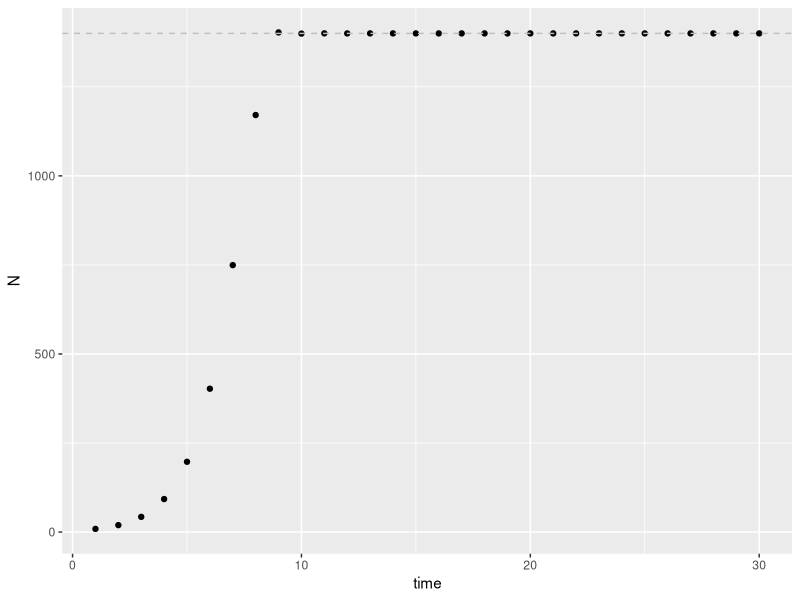
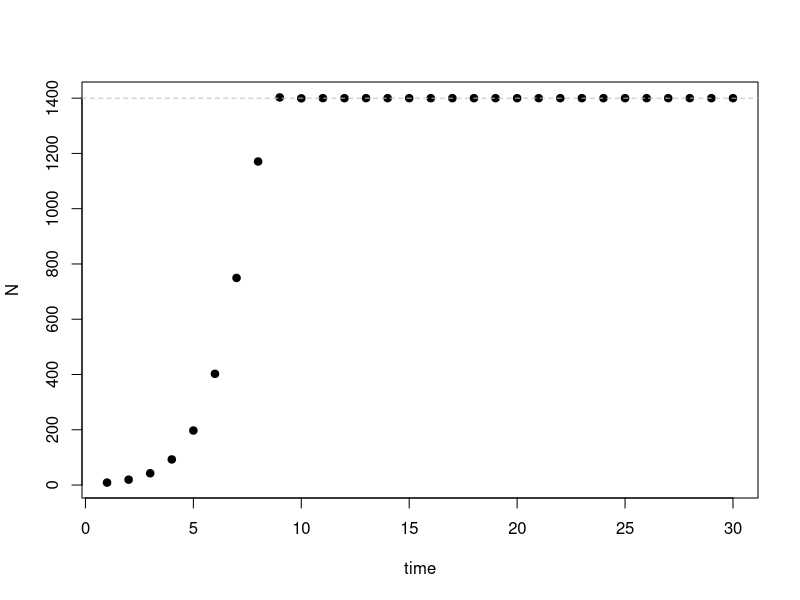
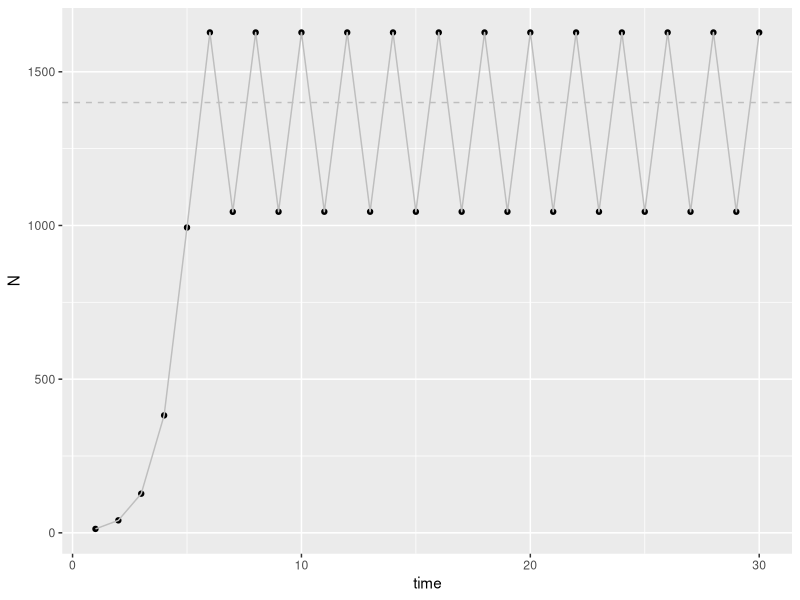
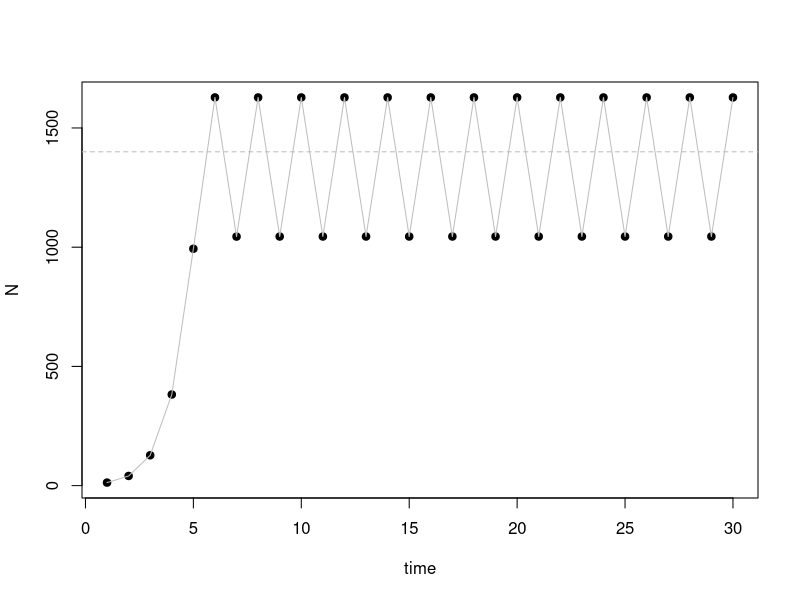
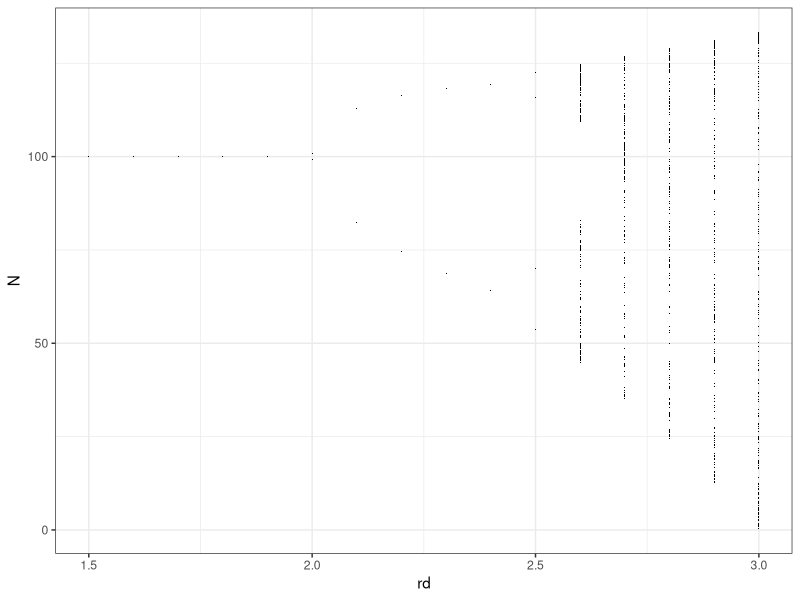
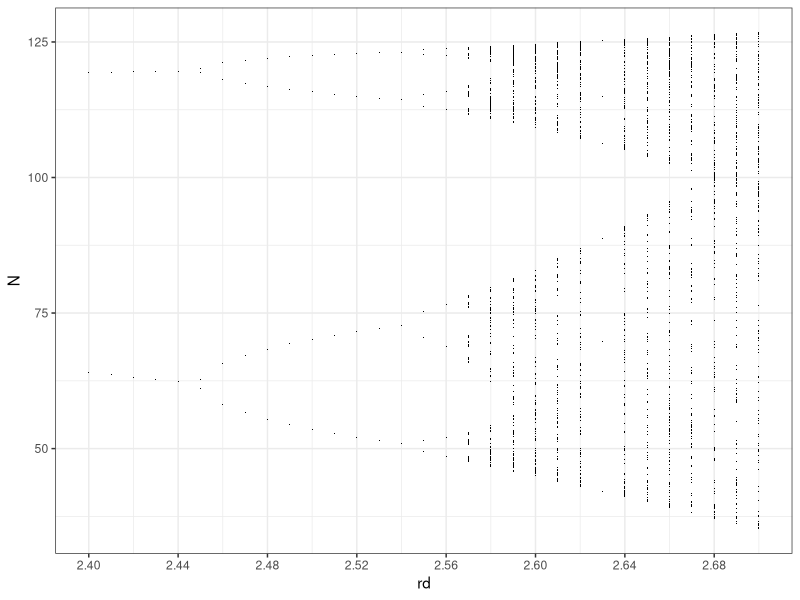
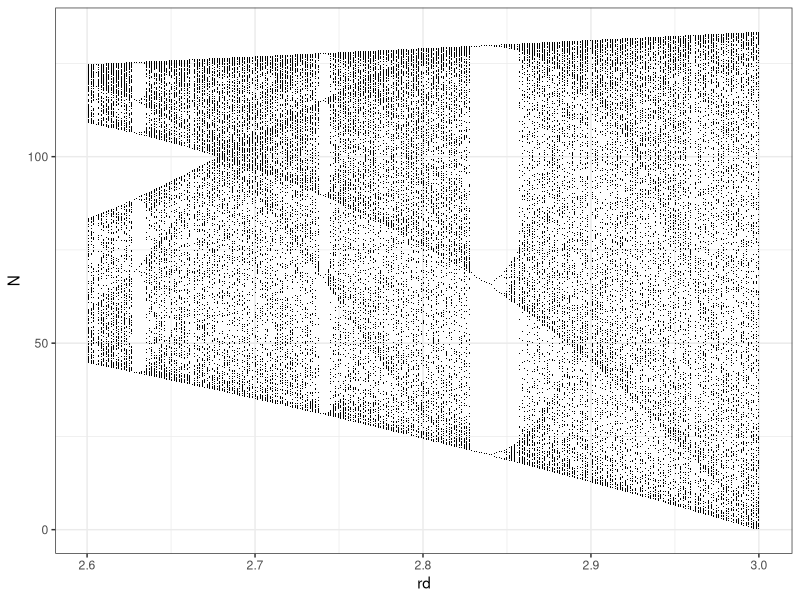
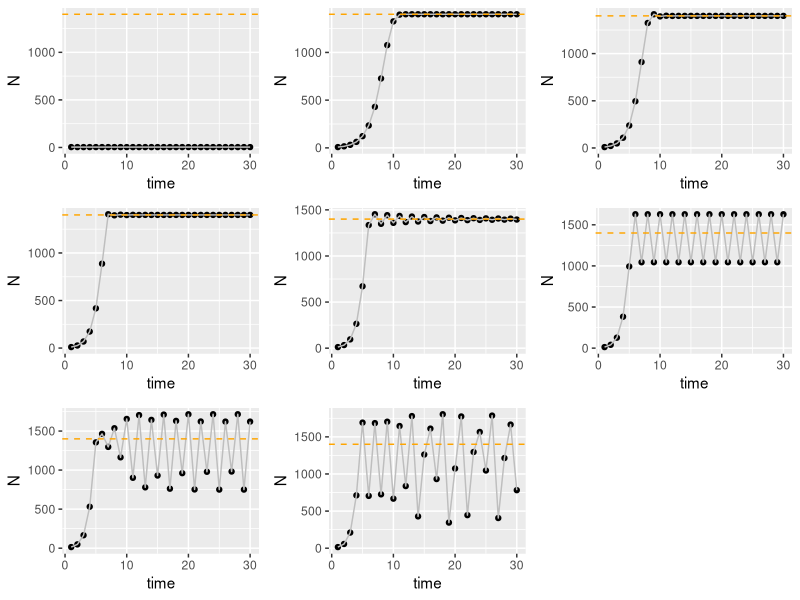

Reproduce these figures in R, in order.
## ---- chunk 1
knitr::opts_chunk$set(echo = TRUE)
library(ggplot2)
library(deSolve)
library(dplyr)
library(tidyr)
library(gridExtra)
library(reshape2)
## ---- chunk 2
# Parameter values to use for simulation
r <- 1.21
K <- 1400
N0 <- 4
t <- 30
# model function
disc_log <- function(r,N0,K){
  Nt1 <- N0 + r*N0*(1-N0/K)
  return(Nt1)
}
# Simulation of model for t time steps
N <- rep(NA,t)
for(i in 1:t){
  N[i] <- disc_log(r,N0,K)
  N0 <- N[i]
}
# Plot simulation: ggplot
dat <- as.data.frame(N)
dat$time <- as.numeric(rownames(dat))
ggplot2::ggplot(dat,aes(time,N)) + geom_point() + geom_hline(yintercept=K, linetype="dashed", color = "gray")
# Plot simulation: base R
plot(N,xlab="time",ylab="N",pch=19,col="black")
abline(h=K,col="grey",lty="dashed")
## ---- chunk 3
# Parameter values to use for simulation
r <- 2.2
K <- 1400
N0 <- 4
t <- 30
# Simulation of model for t time steps
N <- rep(NA,t)
for(i in 1:t){
  N[i] <- disc_log(r,N0,K)
  N0 <- N[i]
}
# Plot simulation: ggplot
dat <- as.data.frame(N)
dat$time <- as.numeric(rownames(dat))
ggplot2::ggplot(dat,aes(time,N)) + geom_point() + geom_line(color="grey") + geom_hline(yintercept=K, linetype="dashed", color = "grey")
# Plot simulation: base R
plot(N,xlab="time",ylab="N",pch=19,col="black")
lines(N,col="grey")
abline(h=K,col="grey",lty="dashed")
## ---- chunk 4
N[5:7]
## ---- chunk 5
disc_log(r,N[5],K)
## ---- chunk 6
disc_log(r,N[6],K)
## ---- chunk 7
N[6] + r*N[6]*(1 - (N[6]/K))
## ---- chunk 8
dlogistic <- function (t, y, p) {
  N <- y[1]
  with( as.list(p),{
      N.diff <-  rd * N * (1 - alpha * N) 
      return(list(N.diff))  }) }

## Iff you are interested....
#num.rd <- 30 # the number of rd's you want
rd.s <- seq(1.5,3, by=0.1) # the actual rd values
t <- 0:1000 # how long to run each population
N0 <- c(N=99) # N-zero
## do all the dynamical simulations putting each run
## into a column of a matrix.
Ns <- sapply(rd.s, function(r) {
  p <- c(rd=r, alpha=0.01)
  outd <- deSolve::ode(y = N0, times = t, func = dlogistic, 
 parms = p, method = "euler")[,2]
  }
 ) 
out <- data.frame(t=t, Ns) # put times to the front of the matrix
names(out) <- c("t", paste("rd=",rd.s, sep="")) # relabel columns
out.last <- subset(out, t > 0.8*max(t)) # keep only the last 20%
## put the data in the "long format"
out.l <- pivot_longer(out.last, cols=-1, names_to="r.d", values_to="N")
out.l <- dplyr::arrange(out.l, r.d, t) # re-order the data
## extract text out of the 'r.d' label that is the numeric value
text.values <- substr(out.l$r.d, regexpr("=", out.l$r.d)+1, 100) 
## convert the characters of "1.5" to the number 1.5
out.l$rd <- as.numeric( text.values )

## plot the stable limits to show the bifurcations
ggplot(out.l, aes(rd, N)) + geom_point(pch=".") + theme_bw()
## ---- chunk 9
dlogistic <- function (t, y, p) {
  N <- y[1]
  with( as.list(p),{
      N.diff <-  rd * N * (1 - alpha * N) 
      return(list(N.diff))  }) }

rd.s <- seq(2.4,2.7, by=0.01) # the actual rd values
t <- 0:1000 # how long to run each population
N0 <- c(N=99) # N-zero
## do all the dynamical simulations putting each run
## into a column of a matrix.
Ns <- sapply(rd.s, function(r) {
  p <- c(rd=r, alpha=0.01)
  outd <- deSolve::ode(y = N0, times = t, func = dlogistic, 
 parms = p, method = "euler")[,2]
  }
 ) 
out <- data.frame(t=t, Ns) # put times to the front of the matrix
names(out) <- c("t", paste("rd=",rd.s, sep="")) # relabel columns
out.last <- subset(out, t > 0.8*max(t)) # keep only the last 20%
## put the data in the "long format"
out.l <- pivot_longer(out.last, cols=-1, names_to="r.d", values_to="N")
out.l <- dplyr::arrange(out.l, r.d, t) # re-order the data
## extract text out of the 'r.d' label that is the numeric value
text.values <- substr(out.l$r.d, regexpr("=", out.l$r.d)+1, 100) 
## convert the characters of "1.5" to the number 1.5
out.l$rd <- as.numeric( text.values )

## plot the stable limits to show the bifurcations
ggplot(out.l, aes(rd, N)) + geom_point(pch=".") + theme_bw() + scale_x_continuous(breaks = seq(2.4,2.7, by=0.04))
## ---- chunk 10
dlogistic <- function (t, y, p) {
  N <- y[1]
  with( as.list(p),{
      N.diff <-  rd * N * (1 - alpha * N) 
      return(list(N.diff))  }) }

num.rd <- 1001 # the number of rd's you want
rd.s <- seq(1.5,3, length=num.rd) # the actual rd values
t <- 0:1000 # how long to run each population
N0 <- c(N=99) # N-zero
## do all the dynamical simulations putting each run
## into a column of a matrix.
Ns <- sapply(rd.s, function(r) {
  p <- c(rd=r, alpha=0.01)
  outd <- deSolve::ode(y = N0, times = t, func = dlogistic, 
 parms = p, method = "euler")[,2]
  }
 ) 
out <- data.frame(t=t, Ns) # put times to the front of the matrix
names(out) <- c("t", paste("rd=",rd.s, sep="")) # relabel columns
out.last <- subset(out, t > 0.8*max(t)) # keep only the last 20%
## put the data in the "long format"
out.l <- pivot_longer(out.last, cols=-1, names_to="r.d", values_to="N")
out.l <- dplyr::arrange(out.l, r.d, t) # re-order the data
## extract text out of the 'r.d' label that is the numeric value
text.values <- substr(out.l$r.d, regexpr("=", out.l$r.d)+1, 100) 
## convert the characters of "1.5" to the number 1.5
out.l$rd <- as.numeric( text.values )
## ---- chunk 11
out.l.chaotic <- subset( out.l, rd > 2.6 )
ggplot(out.l.chaotic, aes(rd, N)) + geom_point(pch=".") + theme_bw()
## ---- chunk 12
# Parameter values to use for simulation
r_range <- c(0,1,1.3,1.6,1.9,2.2,2.5,2.8)
K <- 1400
N0 <- 4
t <- 30
# Simulation of model for t time steps
N.g <- numeric()
plist <- list()
for(i in 1:length(r_range)){
  N <- rep(NA,t)
  for(k in 1:t){
    N[k] <- disc_log(r_range[i],N0,K)
    N0 <- N[k]
  }
  dat <- as.data.frame(N)
  dat$time <- as.numeric(rownames(dat))
  dat$r <- rep(r_range[i],t)
  N.g <- rbind(N.g,dat)
  N0 <- 4
  p <- ggplot(dat, aes(time, N)) + geom_point() + geom_line(color="gray") + geom_hline(yintercept=K, linetype="dashed", color = "orange")
  plist[[i]] <- p
}

gridExtra::grid.arrange(grobs=plist,nrow=round(length(r_range)/3))
## ---- chunk 13
# Parameter values to use for simulation
r_range <- c(2, 2.2, 2.4, 2.5, 2.55, 2.8)
K <- 1400
N0 <- 4
t <- 50
# Simulation of model for t time steps
N.g <- numeric()
plist <- list()
for(i in 1:length(r_range)){
  N <- rep(NA,t)
  for(k in 1:t){
    N[k] <- disc_log(r_range[i],N0,K)
    N0 <- N[k]
  }
  dat <- as.data.frame(N)
  dat$time <- as.numeric(rownames(dat))
  dat$r <- rep(r_range[i],t)
  N.g <- rbind(N.g,dat)
  N0 <- 4
  p <- ggplot(dat, aes(time, N)) + geom_point() + geom_line(color="gray") + geom_hline(yintercept=K, linetype="dashed", color = "orange")
  plist[[i]] <- p
}

gridExtra::grid.arrange(grobs=plist,nrow=3)
## ---- chunk 14
# Parameter values to use for simulation
parameters <- c(r = 1.21,K = 1400)
state      <- c(N = 4)
times      <- seq(0, 30, by = 0.01)
# model function
cont_log <- function(t, state, parameters) {
  with(as.list(c(state, parameters)), {
    dN <-  r * N * (1 - N/K)
    return(list(dN))
  })
}
# Simulation of model for t time steps
out <- deSolve::ode(y = state, times = times, func = cont_log, parms = parameters)
# Plot simulation: ggplot
out.g <- as.data.frame(out)
ggplot2::ggplot(out.g,aes(time,N)) + geom_line() + geom_hline(yintercept=K, linetype="dashed", color = "gray")
# Plot simulation: base R
plot(out.g$time,out.g$N,xlab="time",ylab="N",pch=19,col="black")
abline(h=K,col="grey",lty="dashed")
## ---- chunk 15
# Parameter values to use for simulation
parameters <- c(r1 = 1.3, r2 = 1.7, K1 = 1400, K2 = 1000, alpha_12 = 0.4, alpha_21 = 0.6)
state      <- c(N1 = 5, N2 = 5)
times      <- seq(0, 100, by = 0.1)
# model function
cont_LV <- function(t, state, parameters) {
  with(as.list(c(state, parameters)), {
    dN1 <-  r1 * N1 * (1 - ((N1 + alpha_12*N2)/K1))
    dN2 <-  r2 * N2 * (1 - ((N2 + alpha_12*N1)/K2))
    return(list(c(dN1,dN2)))
  })
}
## ---- chunk 16
# Simulation of model for t time steps
out <- deSolve::ode(y = state, times = times, func = cont_LV, parms = parameters)
# Plot simulation: ggplot
out.g <- as.data.frame(out)
out.melt <- reshape2::melt(out.g, id.var='time')
ggplot2::ggplot(out.melt,aes(x=time,y=value,col=variable)) + geom_line()
# Plot simulation: base R
plot(out.g$time,out.g$N1,xlab="time",ylab="N",col="black",type="l")
lines(out.g$time,out.g$N2,col="skyblue")
